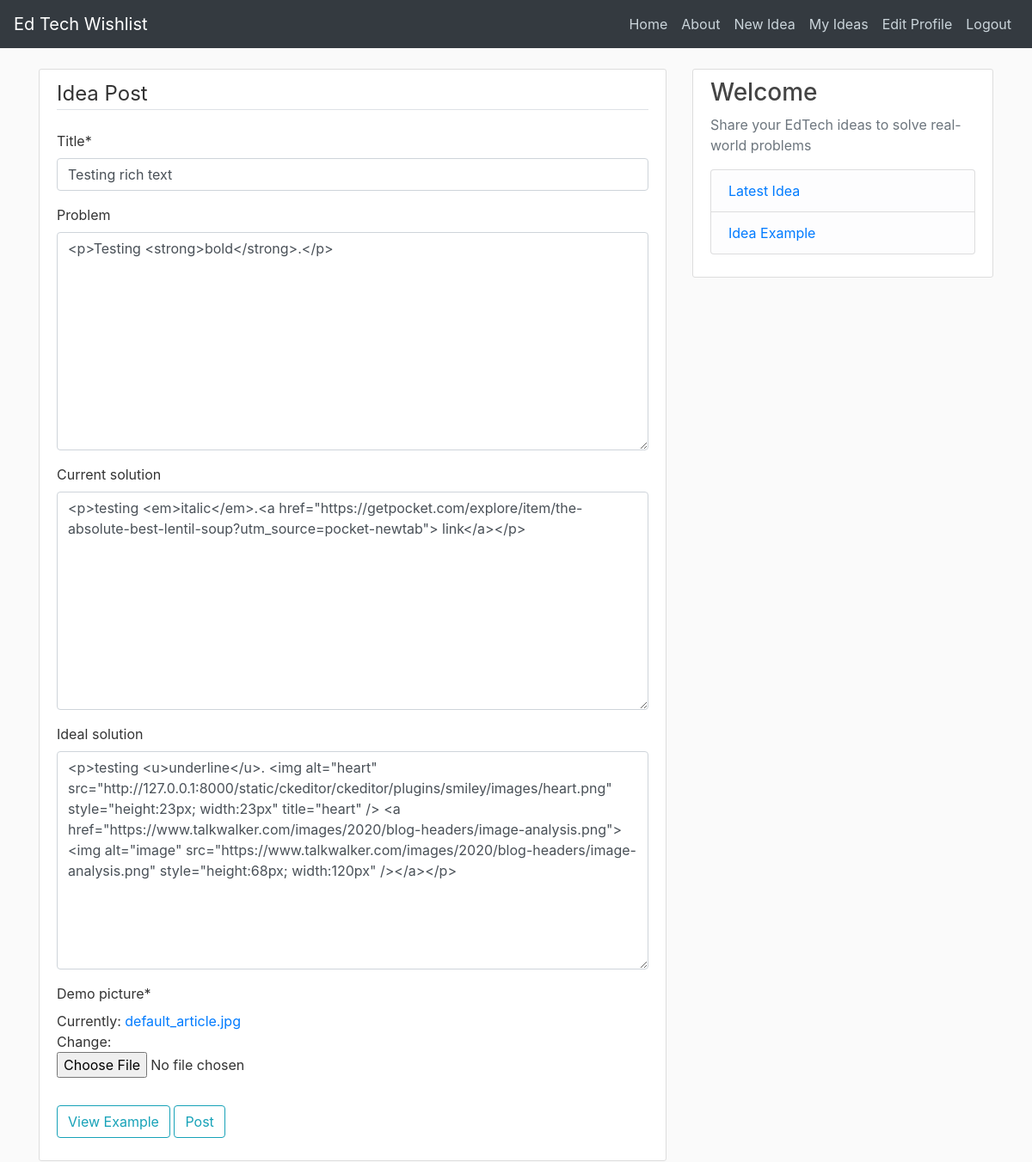
Page /idea/61/update/ (signed in) on the committed database.
### ideas/models.py (models this page shows, shortened)
class Idea(models.Model):
    user = models.ForeignKey(User, on_delete=models.CASCADE, related_name='ideas')
    title = models.CharField(max_length=100)
    problem = RichTextField(blank=True, null=True)
    current_solution = RichTextField(blank=True, null=True)
    ideal_solution = RichTextField(blank=True, null=True)
    demo_picture = models.ImageField(default='default_article.jpg', upload_to='article_img')
    timestamp = models.DateTimeField(auto_now_add=True)
    class Meta:
        ordering = ['-timestamp']

### ideas/views.py (the view, shortened to what this page needs)
# urls.py: path('idea/<int:pk>/update/', IdeaUpdateView.as_view(), name="idea-update"),
class IdeaUpdateView(LoginRequiredMixin, UserPassesTestMixin, UpdateView):
    model = Idea
    fields = ['title', 'problem', 'current_solution', 'ideal_solution', 'demo_picture']
    def test_func(self):
        idea = self.get_object()
        if self.request.user == idea.user:
            return True
        else:
            return False

### templates/ideas/idea_form.html (shortened to what this page needs)
{% extends 'base.html' %}
{% load crispy_forms_tags %}
{% block content %}
<div class='content-section'>
    <form method='POST' enctype="multipart/form-data"> {% csrf_token %}
        <fieldset class='form-group'>
            <legend class='border-bottom mb-4'>Idea Post</legend>
                {{ form | crispy}}
        </fieldset>
        <div class='form-group'>
            <a class='btn btn-outline-info' href={% url 'example' %}>View Example</a>
            <button class='btn btn-outline-info' type='submit'>Post</button>
        </div>
    </form>
</div>
{% endblock content %}

### templates/base.html (shortened to what this page needs)
{% load static %}
<!doctype html>
<html lang="en">
  <head>
    <link rel="stylesheet" href="https://cdn.jsdelivr.net/npm/bootstrap@4.5.3/dist/css/bootstrap.min.css">
    <link rel="stylesheet" type="text/css" href="{% static 'application/main.css' %}">
  </head>
  <body>
    {% include "components/navbar.html" %}
    <main role="main" class="container">
      <div class="row">
        <div class="col-md-8">
          {% block content %}{% endblock %}
        </div>
        <div class="col-md-4">
          <div class="content-section">
            <h3>Welcome</h3>
            <p class='text-muted'> Share your EdTech ideas to solve real-world problems
              <ul class="list-group">
                <li class="list-group-item list-group-item-light"><a href="{% url 'idea-latest' %}">Latest Idea</a></li>
                <li class="list-group-item list-group-item-light"><a href="{% url 'example' %}">Idea Example</a></li>
              </ul>
            </p>
          </div>
        </div>
      </div>
    </main>
  </body>
</html>

### templates/components/navbar.html (shortened to what this page needs)
{% load static %}
<header class='site-header'>
<nav class="navbar navbar-expand-md navbar-dark bg-dark fixed-top">
  <a class="navbar-brand" href="/">Ed Tech Wishlist</a>
  <div class="collapse navbar-collapse"  id="navbarSupportedContent">
    <ul class="navbar-nav ml-auto">
      <li class="nav-item ">
        <a class="nav-link" href="{% url 'home' %}">Home</a>
      </li>
      <li class="nav-item ">
        <a class="nav-link" href="{% url 'about' %}">About</a>
      </li>
      {% if request.user.is_authenticated %}
        <li class="nav-item">
          <a class="nav-link" href="{% url 'idea-create' %}">New Idea</a>
        </li>
        <li class="nav-item">
          <a class="nav-link" href="{% url 'profile-idea-list' request.user.username %}">My Ideas</a>
        </li>
        <li class="nav-item">
          <a class="nav-link" href="{% url 'profile-current' %}">Edit Profile</a>
        </li>
        <li class="nav-item">
          <a class="nav-link" href="{% url 'logout' %}">Logout</a>
        </li>
      {% endif %}
    </ul>
  </div>
</nav>
</header>

### staticfiles/application/main.css (style rules this page uses)
body { background: #fafafa; color: #333333; margin-top: 5rem; }
h1, h2, h3, h4, h5, h6 { color: #444444; }
ul { margin: 0; }
.site-header .navbar-nav .nav-link { color: #cbd5db; }
.content-section { background: #ffffff; padding: 10px 20px; border: 1px solid #dddddd; border-radius: 3px; margin-bottom: 20px; }

### rows in the picture
Idea: title "Testing rich text", problem "<p>Testing <strong>bold</strong>.</p>", current_solution "<p>testing <em>italic</em>.<a href=\"https://getpocket.com/explore/item/the-absolute-best-lentil-soup?utm_source=pocket-newtab\"> link</a></p>", ideal_solution "<p>testing <u>underline</u>. <img alt=\"heart\" src=\"http://127.0.0.1:8000/static/ckeditor/ckeditor/plugins/smiley/images/heart.png\" style=\"height:23px; width:23px\" title=\"heart\" /> <a href=\"https://www.talkwalker.com/images/2020/blog-headers/image-analysis.png\"><img alt=\"image\" src=\"https://www.talkwalker.com/images/2020/blog-headers/image-analysis.png\" style=\"height:68px; width:120px\" /></a></p>"
